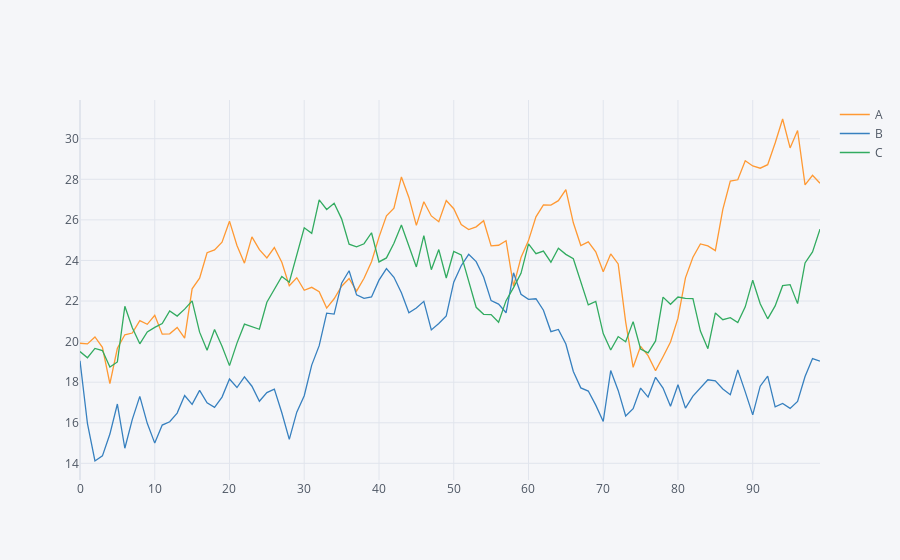

The notebook cell this image was saved under:
### Markdown cell above
#### iplot() is more interactive and shows a line chart's x, y values on hover

### Code cell
df.iplot()
